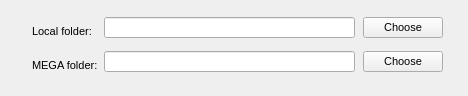
<?xml version="1.0" encoding="UTF-8"?>
<ui version="4.0">
 <class>FolderBinder</class>
 <widget class="QWidget" name="FolderBinder">
  <property name="geometry">
   <rect>
    <x>0</x>
    <y>0</y>
    <width>468</width>
    <height>96</height>
   </rect>
  </property>
  <property name="focusPolicy">
   <enum>Qt::StrongFocus</enum>
  </property>
  <property name="windowTitle">
   <string/>
  </property>
  <property name="styleSheet">
   <string notr="true">QWidget
{
font-size: 11px;
}

QCheckBox::indicator {
     width: 16px;
     height: 16px;
 }

QRadioButton::indicator {
     width: 16px;
     height: 16px;
 }

QScrollBar:horizontal {
height: 16px;
}

</string>
  </property>
  <layout class="QGridLayout" name="gridLayout">
   <property name="leftMargin">
    <number>0</number>
   </property>
   <property name="topMargin">
    <number>0</number>
   </property>
   <property name="rightMargin">
    <number>0</number>
   </property>
   <property name="bottomMargin">
    <number>0</number>
   </property>
   <property name="spacing">
    <number>0</number>
   </property>
   <item row="0" column="0">
    <widget class="QWidget" name="wAdvancedConfigForm" native="true">
     <layout class="QFormLayout" name="formLayout">
      <property name="fieldGrowthPolicy">
       <enum>QFormLayout::AllNonFixedFieldsGrow</enum>
      </property>
      <property name="formAlignment">
       <set>Qt::AlignLeading|Qt::AlignLeft|Qt::AlignVCenter</set>
      </property>
      <property name="horizontalSpacing">
       <number>6</number>
      </property>
      <property name="verticalSpacing">
       <number>6</number>
      </property>
      <property name="leftMargin">
       <number>32</number>
      </property>
      <property name="topMargin">
       <number>0</number>
      </property>
      <property name="rightMargin">
       <number>25</number>
      </property>
      <property name="bottomMargin">
       <number>0</number>
      </property>
      <item row="2" column="0">
       <widget class="QLabel" name="lMegaFolder">
        <property name="sizePolicy">
         <sizepolicy hsizetype="Preferred" vsizetype="Fixed">
          <horstretch>0</horstretch>
          <verstretch>0</verstretch>
         </sizepolicy>
        </property>
        <property name="minimumSize">
         <size>
          <width>0</width>
          <height>28</height>
         </size>
        </property>
        <property name="focusPolicy">
         <enum>Qt::NoFocus</enum>
        </property>
        <property name="text">
         <string>MEGA folder:</string>
        </property>
        <property name="alignment">
         <set>Qt::AlignLeading|Qt::AlignLeft|Qt::AlignVCenter</set>
        </property>
       </widget>
      </item>
      <item row="2" column="1">
       <layout class="QHBoxLayout" name="hLocalFolder">
        <property name="spacing">
         <number>8</number>
        </property>
        <item>
         <widget class="QLineEdit" name="eMegaFolder">
          <property name="enabled">
           <bool>true</bool>
          </property>
          <property name="sizePolicy">
           <sizepolicy hsizetype="Expanding" vsizetype="Preferred">
            <horstretch>0</horstretch>
            <verstretch>0</verstretch>
           </sizepolicy>
          </property>
          <property name="focusPolicy">
           <enum>Qt::NoFocus</enum>
          </property>
          <property name="acceptDrops">
           <bool>false</bool>
          </property>
          <property name="readOnly">
           <bool>true</bool>
          </property>
         </widget>
        </item>
        <item>
         <widget class="QPushButton" name="bMegaFolder">
          <property name="focusPolicy">
           <enum>Qt::StrongFocus</enum>
          </property>
          <property name="text">
           <string>Choose</string>
          </property>
         </widget>
        </item>
       </layout>
      </item>
      <item row="0" column="0">
       <widget class="QLabel" name="lLocalFolder">
        <property name="sizePolicy">
         <sizepolicy hsizetype="Preferred" vsizetype="Fixed">
          <horstretch>0</horstretch>
          <verstretch>0</verstretch>
         </sizepolicy>
        </property>
        <property name="minimumSize">
         <size>
          <width>0</width>
          <height>28</height>
         </size>
        </property>
        <property name="focusPolicy">
         <enum>Qt::NoFocus</enum>
        </property>
        <property name="text">
         <string>Local folder:</string>
        </property>
        <property name="alignment">
         <set>Qt::AlignLeading|Qt::AlignLeft|Qt::AlignVCenter</set>
        </property>
       </widget>
      </item>
      <item row="0" column="1">
       <layout class="QHBoxLayout" name="hMegaFolder">
        <property name="spacing">
         <number>8</number>
        </property>
        <item>
         <widget class="QLineEdit" name="eLocalFolder">
          <property name="enabled">
           <bool>true</bool>
          </property>
          <property name="sizePolicy">
           <sizepolicy hsizetype="Expanding" vsizetype="Preferred">
            <horstretch>0</horstretch>
            <verstretch>0</verstretch>
           </sizepolicy>
          </property>
          <property name="focusPolicy">
           <enum>Qt::NoFocus</enum>
          </property>
          <property name="acceptDrops">
           <bool>false</bool>
          </property>
          <property name="readOnly">
           <bool>true</bool>
          </property>
         </widget>
        </item>
        <item>
         <widget class="QPushButton" name="bLocalFolder">
          <property name="focusPolicy">
           <enum>Qt::StrongFocus</enum>
          </property>
          <property name="text">
           <string>Choose</string>
          </property>
         </widget>
        </item>
       </layout>
      </item>
     </layout>
    </widget>
   </item>
  </layout>
 </widget>
 <tabstops>
  <tabstop>bLocalFolder</tabstop>
  <tabstop>bMegaFolder</tabstop>
 </tabstops>
 <resources/>
 <connections/>
</ui>
